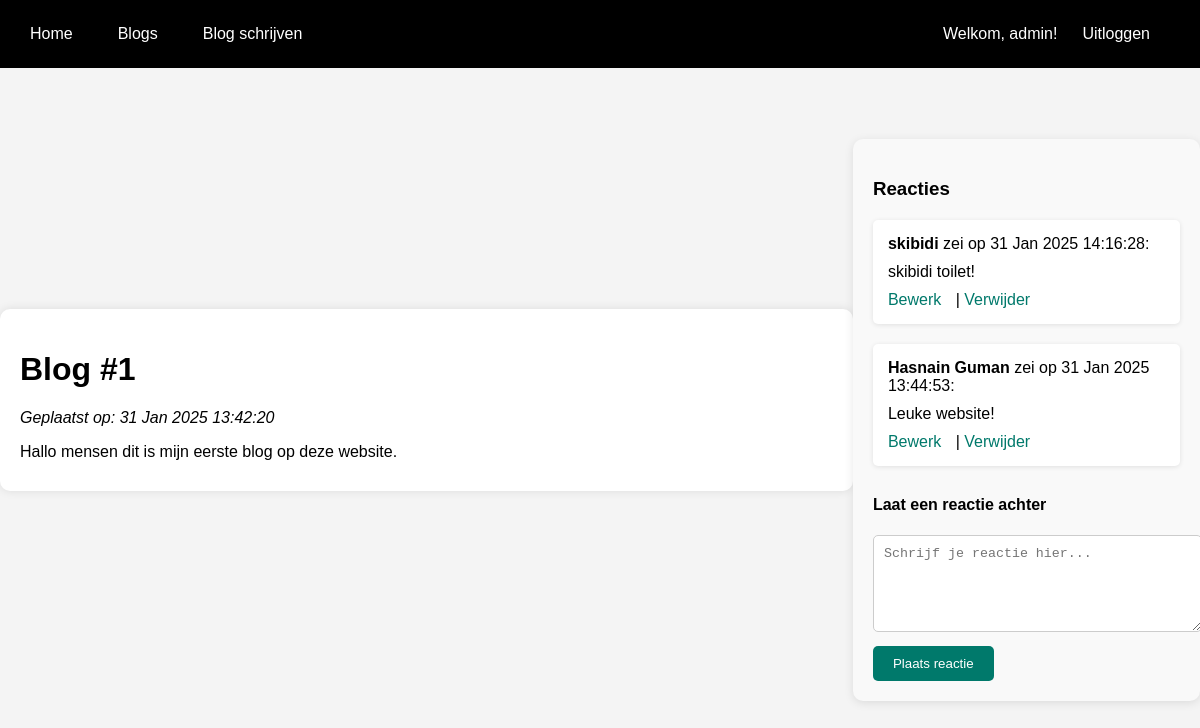
Screenshot of /PHProject/pages/view_blog.php?id=1 (signed in) with the database file from the repository.
### tables this page shows
CREATE TABLE `blogs` (
  `id` int(11) NOT NULL,
  `title` varchar(255) NOT NULL,
  `content` text NOT NULL,
  `created_at` timestamp NOT NULL DEFAULT current_timestamp() ON UPDATE current_timestamp(),
  `author_id` int(11) DEFAULT NULL,
  `user_id` int(11) NOT NULL
);

CREATE TABLE `comments` (
  `id` int(11) NOT NULL,
  `blog_id` int(11) NOT NULL,
  `user_id` int(11) DEFAULT NULL,
  `comment` text NOT NULL,
  `created_at` timestamp NOT NULL DEFAULT current_timestamp(),
  `updated_at` timestamp NOT NULL DEFAULT current_timestamp() ON UPDATE current_timestamp()
);

CREATE TABLE `users` (
  `id` int(11) NOT NULL,
  `username` varchar(50) NOT NULL,
  `password` varchar(255) NOT NULL,
  `role` enum('user','admin') DEFAULT 'user',
  `email` varchar(255) NOT NULL
);

### PHProject/pages/view_blog.php (the view, shortened to what this page needs)
<?php
include '../includes/db.php';
$blog_id = $_GET['id'];
$stmt = $conn->prepare("SELECT title, content, created_at FROM blogs WHERE id = ?");
$stmt->execute([$blog_id]);
$blog = $stmt->fetch(PDO::FETCH_ASSOC);
$stmt = $conn->prepare("SELECT comments.id, comments.comment, users.username, comments.created_at, comments.updated_at, comments.user_id FROM comments JOIN users ON comments.user_id = users.id WHERE comments.blog_id = :blog_id ORDER BY comments.created_at DESC");
$stmt->bindParam(':blog_id', $blog_id);
$stmt->execute();
$comments = $stmt->fetchAll(PDO::FETCH_ASSOC);
?>
<!DOCTYPE html>
<html lang="nl">
<head>
    <link rel="stylesheet" href="../css/style.css">
</head>
<body>
<?php include '../includes/header.php'; ?>
<div class="blog-content">
    <h1><?= htmlspecialchars($blog['title']); ?></h1>
    <p><em>Geplaatst op: <?= date("d M Y H:i:s", strtotime($blog['created_at'])) ?></em></p>
    <p><?= nl2br(htmlspecialchars($blog['content'])); ?></p>
</div>
<div class="comments-section">
    <h3>Reacties</h3>
    <?php foreach ($comments as $comment): ?>
        <div class="comment-box">
            <p><strong><?= htmlspecialchars($comment['username']) ?></strong> zei op <?= date("d M Y H:i:s", strtotime($comment['created_at'])) ?>:</p>
            <p><?= nl2br(htmlspecialchars($comment['comment'])) ?></p>
            <?php if (isset($_SESSION['user_id']) && ($comment['user_id'] == $_SESSION['user_id'] || $_SESSION['role'] == 'admin')): ?>
                <a href="edit_comment.php?id=<?= $comment['id'] ?>&blog_id=<?= $blog_id ?>">Bewerk</a> |
                <a href="delete_comment.php?id=<?= $comment['id'] ?>&blog_id=<?= $blog_id ?>">Verwijder</a>
            <?php endif; ?>
        </div>
    <?php endforeach; ?>
    <?php if (isset($_SESSION['username'])): ?>
        <h4>Laat een reactie achter</h4>
        <form method="POST">
            <textarea name="comment" placeholder="Schrijf je reactie hier..." rows="5"></textarea><br>
            <button type="submit">Plaats reactie</button>
        </form>
    <?php else: ?>
        <p>Je moet <a href="login.php">inloggen</a> om een reactie te plaatsen.</p>
    <?php endif; ?>
</div>
</body>
</html>

### PHProject/css/style.css (style rules this page uses)
body { font-family: Arial, sans-serif; background-color: #f4f4f4; margin: 0; padding: 0; display: flex; justify-content: center; align-items: center; height: 100vh; }
.blog-content { width: 80%; max-width: 900px; margin: 50px auto; padding: 20px; background-color: #fff; border-radius: 10px; box-shadow: 0 0 10px rgba(0, 0, 0, 0.1); }
.blog-content p { margin-bottom: 10px; }
.comments-section { margin-top: 40px; padding: 20px; background-color: #f9f9f9; border-radius: 10px; box-shadow: 0 2px 10px rgba(0, 0, 0, 0.1); }
.comment-box { background-color: white; padding: 15px; margin-bottom: 20px; border-radius: 5px; box-shadow: 0 1px 5px rgba(0, 0, 0, 0.1); }
.comment-box p { margin: 0 0 10px; }
.comment-box a { color: #00796b; text-decoration: none; margin-right: 10px; }
.comments-section h3 { margin-bottom: 20px; }
.comments-section h4 { margin-top: 30px; }
.comments-section form { margin-top: 20px; }
.comments-section textarea { width: 100%; padding: 10px; border: 1px solid #ccc; border-radius: 5px; resize: vertical; }
.comments-section button { background-color: #00796b; color: white; padding: 10px 20px; border: none; border-radius: 5px; cursor: pointer; margin-top: 10px; }

### rows the page displays
blogs: title "Blog #1", created_at "31 Jan 2025 13:42:20", content "Hallo mensen dit is mijn eerste blog op deze website."
comments: user.username "skibidi", created_at "31 Jan 2025 14:16:28", comment "skibidi toilet!"
comments: user.username "Hasnain Guman", created_at "31 Jan 2025 13:44:53", comment "Leuke website!"

### other values shown
$_SESSION['username'] "admin"
